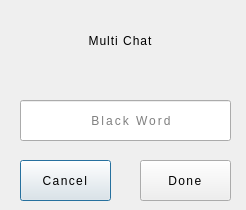
<?xml version="1.0" encoding="UTF-8"?>
<ui version="4.0">
 <class>BlackWordDialogHelper</class>
 <widget class="QDialog" name="BlackWordDialogHelper">
  <property name="geometry">
   <rect>
    <x>0</x>
    <y>0</y>
    <width>246</width>
    <height>210</height>
   </rect>
  </property>
  <property name="windowTitle">
   <string>Dialog</string>
  </property>
  <property name="styleSheet">
   <string notr="true">QDialog {
background-color: '#0d3d4c';
}</string>
  </property>
  <widget class="QLabel" name="lineLabel">
   <property name="geometry">
    <rect>
     <x>30</x>
     <y>70</y>
     <width>181</width>
     <height>4</height>
    </rect>
   </property>
   <property name="styleSheet">
    <string notr="true">QLabel {
	background-color: '#101014';
	border-radius: 2px;
}</string>
   </property>
   <property name="text">
    <string/>
   </property>
  </widget>
  <widget class="QLabel" name="titleLabel">
   <property name="geometry">
    <rect>
     <x>25</x>
     <y>20</y>
     <width>191</width>
     <height>41</height>
    </rect>
   </property>
   <property name="styleSheet">
    <string notr="true">QLabel {
	font: 700 27pt &quot;Yu Gothic UI&quot;;
	letter-spacing: 1px;
	color: '#e3e3e3';
}</string>
   </property>
   <property name="text">
    <string>Multi Chat</string>
   </property>
   <property name="alignment">
    <set>Qt::AlignCenter</set>
   </property>
  </widget>
  <widget class="QLineEdit" name="blackWordBox">
   <property name="geometry">
    <rect>
     <x>20</x>
     <y>100</y>
     <width>211</width>
     <height>41</height>
    </rect>
   </property>
   <property name="styleSheet">
    <string notr="true">QLineEdit {
	border: 4px solid '#101014';
	font: 700 12pt &quot;Yu Gothic UI&quot;;
	letter-spacing: 2px;
	color: '#e3e3e3';
	background-color: '#0d3d4c';
	padding-left: 13px;
}

QLineEdit::hover {
	background-color: '#0c2f3a';
}</string>
   </property>
   <property name="alignment">
    <set>Qt::AlignCenter</set>
   </property>
   <property name="placeholderText">
    <string>Black Word</string>
   </property>
  </widget>
  <widget class="QPushButton" name="cancelBtn">
   <property name="geometry">
    <rect>
     <x>20</x>
     <y>160</y>
     <width>91</width>
     <height>41</height>
    </rect>
   </property>
   <property name="styleSheet">
    <string notr="true">QPushButton {
	border: 4px solid '#101014';
	font: 700 14pt &quot;Yu Gothic UI&quot;;
	letter-spacing: 1.4px;
	color: '#e3e3e3';
}

QPushButton::hover {
	background-color: '#0c2f3a';
}</string>
   </property>
   <property name="text">
    <string>Cancel</string>
   </property>
  </widget>
  <widget class="QPushButton" name="doneBtn">
   <property name="geometry">
    <rect>
     <x>140</x>
     <y>160</y>
     <width>91</width>
     <height>41</height>
    </rect>
   </property>
   <property name="styleSheet">
    <string notr="true">QPushButton {
	border: 4px solid '#101014';
	font: 700 14pt &quot;Yu Gothic UI&quot;;
	letter-spacing: 1.4px;
	color: '#e3e3e3';
}

QPushButton::hover {
	background-color: '#0c2f3a';
}</string>
   </property>
   <property name="text">
    <string>Done</string>
   </property>
  </widget>
 </widget>
 <resources/>
 <connections/>
</ui>
